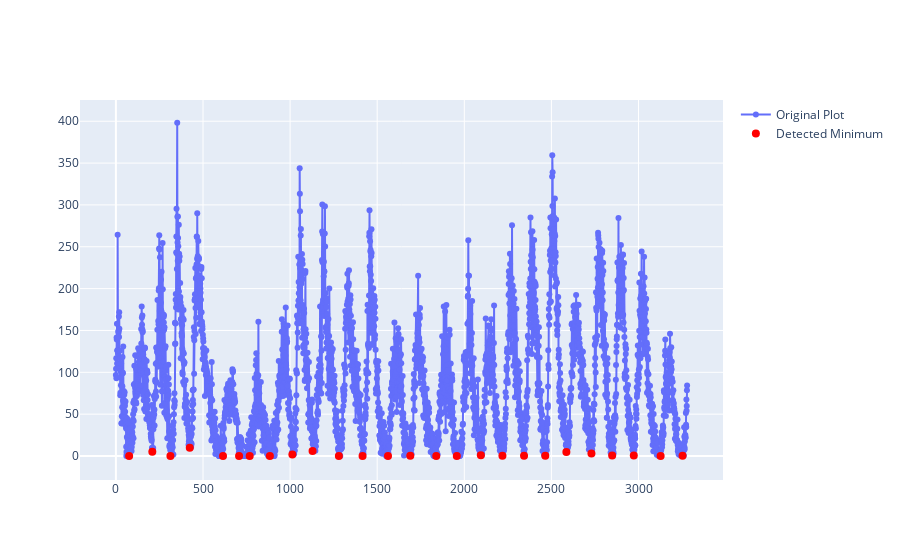

Write notebook code for a chart like this one.
### Code cell
time_series = data[CSV_DATA_COLUMN].mul(-1.0)

indices = scipy.find_peaks(time_series, width=24, distance=34, prominence=30)[0]
time_series = data[CSV_DATA_COLUMN]

fig = go.Figure()
fig.add_trace(go.Scatter(
    y=time_series,
    mode='lines+markers',
    name='Original Plot'
))


fig.add_trace(go.Scatter(
    x=indices,
    y=[time_series[j] for j in indices],
    mode='markers',
    marker=dict(
        size=8,
        color='red',
    ),
    name='Detected Minimum'
))

fig.show()

### Figure 1 — Plotly figure (JSON) as saved in the notebook; plotly's stock layout.template omitted (floating-point values rounded to 4 significant figures; data arrays with more than 128 entries replaced by an {"elided": "..."} marker saying what was removed)
{"data": [{"mode": "lines+markers", "name": "Original Plot", "type": "scatter", "y": {"elided": "3280 float values"}}, {"marker": {"color": "red", "size": 8}, "mode": "markers", "name": "Detected Minimum", "type": "scatter", "x": [76, 209, 313, 424, 615, 707, 768, 884, 1013, 1129, 1280, 1416, 1562, 1690, 1839, 1957, 2095, 2219, 2343, 2465, 2586, 2730, 2849, 2973, 3127, 3253], "y": [0, 5, 0, 10, 0, 0, 0, 0, 1.7, 5.9, 0, 0, 0, 0.3, 0, 0, 0.8, 0.4, 0.4, 0.4, 4.8, 2.9, 0.6, 0.7, 0, 0.2]}], "layout": {}}
